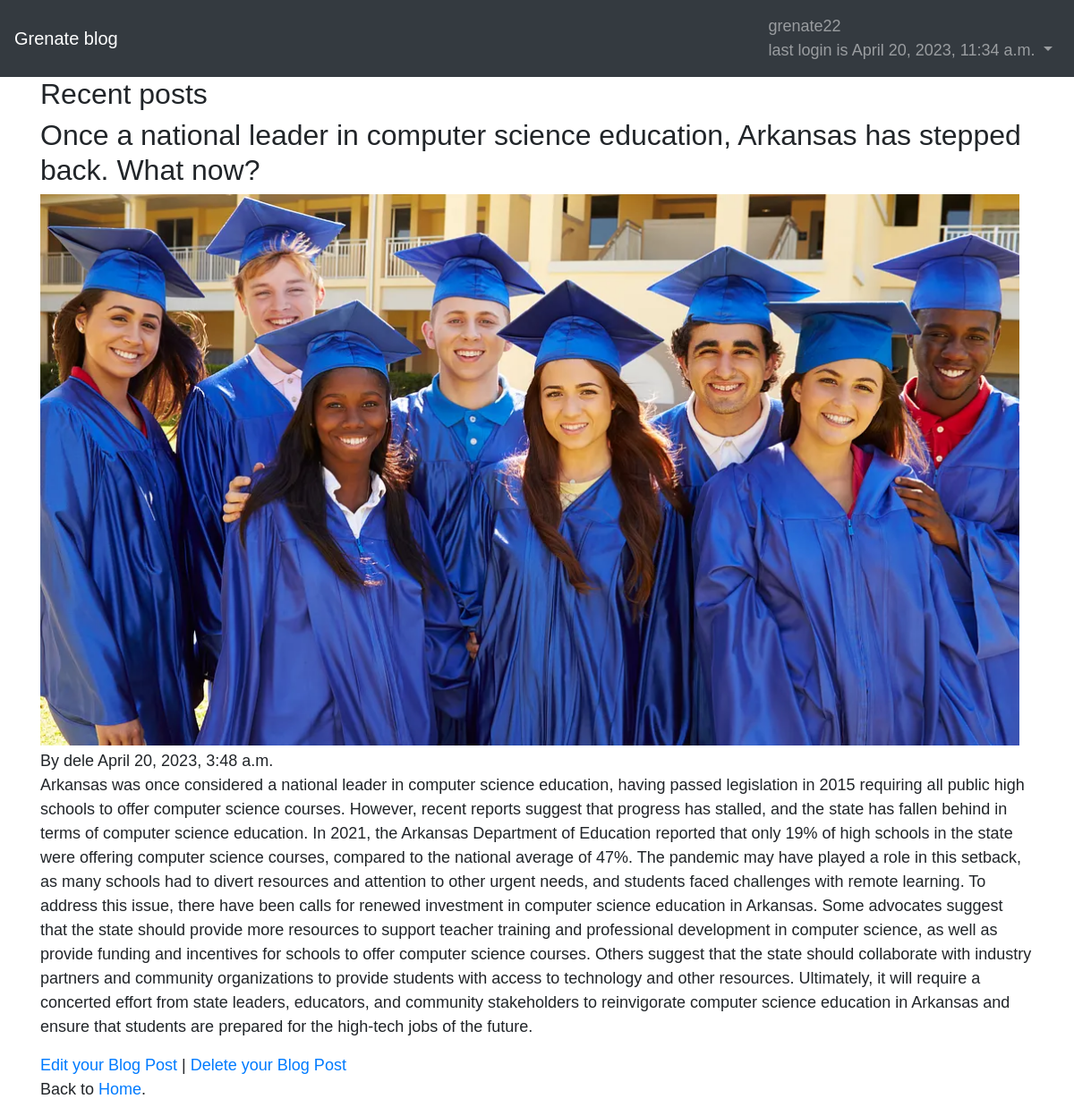
Page /details/8efff623-7130-4b12-85a6-5f6c0202cf71/ (signed in) on the committed database.
### blog/models.py (models this page shows, shortened)
class CustomUser(AbstractUser):
    age=models.PositiveIntegerField(null=True,blank=True)
    firstname=models.CharField(max_length=20,null=True)

class Post(models.Model):
    id = models.UUIDField(primary_key=True,default=uuid.uuid4,editable=False)
    title= models.CharField(max_length=200)
    author= models.ForeignKey('blog.CustomUser',on_delete=models.CASCADE)
    body= models.TextField()
    date= models.DateTimeField(default=timezone.localtime,blank=True)
    picture = models.ImageField(upload_to='covers/', blank=True)
    class Meta:
        permissions = [
            ('special_status','can read all books')
        ]

### blog/views.py (the view)
# urls.py: path('details/<uuid:pk>/',BlogDetailView.as_view(),name='details'),
class BlogDetailView(LoginRequiredMixin,PermissionRequiredMixin, DetailView):
    model=Post
    template_name='details.html'
    permission_required = 'blog.special_status'

### blog/templates/details.html
{% extends 'base.html' %}
{% block content %}
<div class="">
    <div class="">
        <div class="">
            <h2>Recent posts</h2>
        </div>
    </div>
    <div class="">
        <div class="">
            <div class="entry2">
                <div class="excerpt">
                    <h2>{{post.title}}</h2>
                    <div class="post-meta align-itmes-center text-left clearfix">
                        <figure class="author-figure mb-0 mr-3 float-left">
                            {% if post.picture %}
                            <img class="img-fluid" src="{{post.picture.url}}" alt="{{post.title}}">
                            {% endif %}
                        </figure>
                        <span class="d-inline-block mt-1">By {{post.author}}</span>
                        <span>{{post.date}}</span>
                    </div>
                    <p>{{post.body}}</p>
                </div>
            </div>
        </div>
    </div>
</div>
<a href="{% url 'edit' post.id %}">Edit your Blog Post</a> |
<a href="{% url 'delete' post.id %}">Delete your Blog Post</a>
<p> Back to <a href="{% url 'home' %}">Home</a>.</p>
{% endblock %}

### blog/templates/base.html (shortened to what this page needs)
{%  load static  %}
<!DOCTYPE html>
<html lang="en">
<head>
    <link rel="stylesheet" href="https://cdn.jsdelivr.net/npm/bootstrap@4.5.3/dist/css/bootstrap.min.css">
    <link rel="stylesheet" href="{% static 'css/base.css' %}">
</head>
<body>
        <nav class="navbar navbar-expand-lg navbar-dark bg-dark">
            <a class="navbar-brand" href="{% url 'index' %}">Grenate blog</a>
            <div class="collapse navbar-collapse" id="navbarSupportedContent">
                {% if user.is_authenticated %}
                <ul class="navbar-nav ml-auto">
                    <li class="nav-item">
                        <a class="nav-link dropdown-toggle" href="" id="navbarDropdown" role="button" data-toggle="dropdown" aria-haspopup="true" aria-expanded="false">
                            {{user.username}}
                            <br>
                            last login is {{user.last_login}}
                        </a>
                    </li>
                </ul>
                {% else %}
                <form class="form-inline ml-auto">
                <a href="{% url 'login' %}" class="btn btn-outline-secondary">Login</a>
                <a href="{% url 'signup'%}" class="btn btn-primary ml-2">Sign up</a>
                </form>
                {% endif %}
            </div>
        </nav>
    <main>
        <div class="container">
            {% block content %}
            {% endblock %}
        </div>
    </main>
</body>
</html>

### static/css/base.css (style rules this page uses)
body { font-family: 'source san pro', sans-serif; font-size: 18px; }

### rows in the picture
CustomUser: username "grenate22", last_login "April 20, 2023, 11:34 a.m."
Post: title "Once a national leader in computer science education, Arkansas has stepped back. What now?", picture (picture), author "dele", date "April 20, 2023, 3:48 a.m.", body "Arkansas was once considered a national leader in computer science education, having passed legislation in 2015 requiring all public high schools to offer computer science courses. However, recent reports suggest that progress has stalled, and the state has fallen behind in terms of computer science education. In 2021, the Arkansas Department of Education reported that only 19% of high schools in the state were offering computer science courses, compared to the national average of 47%. The pandemic may have played a role in this setback, as many schools had to divert resources and attention to other urgent needs, and students faced challenges with remote learning. To address this issue,…"
